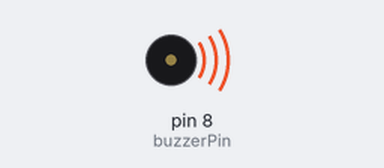
A sketch run on a simulated Arduino Uno, built with avr-gcc and run on an emulated ATmega328P. Shown: buzzer (waves = sounding).

Above: at 0.1 s.
At 9.3 s:
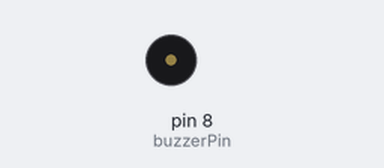
Timing chart, 0 to 10.8 s (numbered marks = the images above):
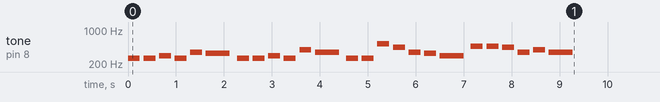

The sketch:

buzzer_melodies.ino
```cpp
#define NOTE_B0  31
#define NOTE_C1  33
#define NOTE_CS1 35
#define NOTE_D1  37
#define NOTE_DS1 39
#define NOTE_E1  41
#define NOTE_F1  44
#define NOTE_FS1 46
#define NOTE_G1  49
#define NOTE_GS1 52
#define NOTE_A1  55
#define NOTE_AS1 58
#define NOTE_B1  62
#define NOTE_C2  65
#define NOTE_CS2 69
#define NOTE_D2  73
#define NOTE_DS2 78
#define NOTE_E2  82
#define NOTE_F2  87
#define NOTE_FS2 93
#define NOTE_G2  98
#define NOTE_GS2 104
#define NOTE_A2  110
#define NOTE_AS2 117
#define NOTE_B2  123
#define NOTE_C3  131
#define NOTE_CS3 139
#define NOTE_D3  147
#define NOTE_DS3 156
#define NOTE_E3  165
#define NOTE_F3  175
#define NOTE_FS3 185
#define NOTE_G3  196
#define NOTE_GS3 208
#define NOTE_A3  220
#define NOTE_AS3 233
#define NOTE_B3  247
#define NOTE_C4  262
#define NOTE_CS4 277
#define NOTE_D4  294
#define NOTE_DS4 311
#define NOTE_E4  330
#define NOTE_F4  349
#define NOTE_FS4 370
#define NOTE_G4  392
#define NOTE_GS4 415
#define NOTE_A4  440
#define NOTE_AS4 466
#define NOTE_B4  494
#define NOTE_C5  523
#define NOTE_CS5 554
#define NOTE_D5  587
#define NOTE_DS5 622
#define NOTE_E5  659
#define NOTE_F5  698
#define NOTE_FS5 740
#define NOTE_G5  784
#define NOTE_GS5 831
#define NOTE_A5  880
#define NOTE_AS5 932
#define NOTE_B5  988
#define NOTE_C6  1047
#define NOTE_CS6 1109
#define NOTE_D6  1175
#define NOTE_DS6 1245
#define NOTE_E6  1319
#define NOTE_F6  1397
#define NOTE_FS6 1480
#define NOTE_G6  1568
#define NOTE_GS6 1661
#define NOTE_A6  1760
#define NOTE_AS6 1865
#define NOTE_B6  1976
#define NOTE_C7  2093
#define NOTE_CS7 2217
#define NOTE_D7  2349
#define NOTE_DS7 2489
#define NOTE_E7  2637
#define NOTE_F7  2794
#define NOTE_FS7 2960
#define NOTE_G7  3136
#define NOTE_GS7 3322
#define NOTE_A7  3520
#define NOTE_AS7 3729
#define NOTE_B7  3951
#define NOTE_C8  4186
#define NOTE_CS8 4435
#define NOTE_D8  4699
#define NOTE_DS8 4978
// Define the buzzer pin
int buzzerPin = 8;

// Define the "Happy Birthday" melody
int melody[] = {
  NOTE_C4, NOTE_C4, NOTE_D4, NOTE_C4, NOTE_F4, NOTE_E4, // "Happy Birthday to You"
  NOTE_C4, NOTE_C4, NOTE_D4, NOTE_C4, NOTE_G4, NOTE_F4, // "Happy Birthday to You"
  NOTE_C4, NOTE_C4, NOTE_C5, NOTE_A4, NOTE_F4, NOTE_E4, NOTE_D4, // "Happy Birthday dear [Name]"
  NOTE_AS4, NOTE_AS4, NOTE_A4, NOTE_F4, NOTE_G4, NOTE_F4 // "Happy Birthday to You"
};

// Define the note durations
int noteDurations[] = {
  4, 4, 4, 4, 4, 2,
  4, 4, 4, 4, 4, 2,
  4, 4, 4, 4, 4, 4, 2,
  4, 4, 4, 4, 4, 2
};

// Note definitions for the melody
#define NOTE_C4 262
#define NOTE_D4 294
#define NOTE_E4 330
#define NOTE_F4 349
#define NOTE_G4 392
#define NOTE_A4 440
#define NOTE_AS4 466
#define NOTE_C5 523

void setup() {
  // Iterate over the notes of the melody:
  for (int thisNote = 0; thisNote < 25; thisNote++) {
    // To calculate the note duration, take one second divided by the note type.
    int noteDuration = 1000 / noteDurations[thisNote];
    tone(buzzerPin, melody[thisNote], noteDuration);

    // To distinguish the notes, set a minimum time between them.
    int pauseBetweenNotes = noteDuration * 1.30;
    delay(pauseBetweenNotes);

    // Stop the tone playing:
    noTone(buzzerPin);
  }
}

void loop() {
  // No need to repeat the melody in the loop for this example.
  // The setup() is enough to play it once.
}
```
